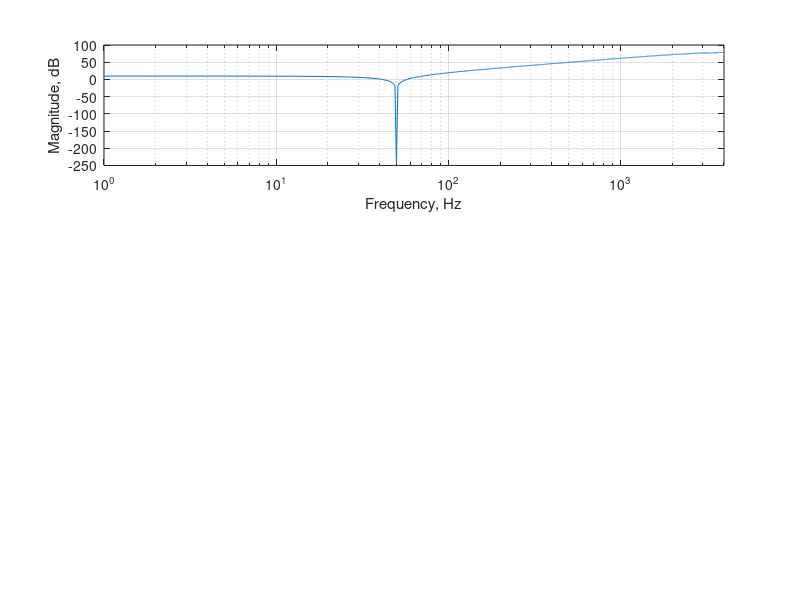

Reproduce this figure in MATLAB. (Note: this script raises an error after producing the figure.)
clear;
close all;
clc;

freq = 200;

offset = 200;

Fs = 8000;

f = [0, 500, 500, 4000] / 4000;
m = [1, 1, 0, 0];
N = 31;

B = fir2(N, f, m);
[h, w] = freqz(B, 1, 2048);
w = w / pi * 4000;

t = 0:1/8000:1;
x = 10 * sin(2*pi*freq*t) + offset + 50 * sin(2*pi*50*t);

[B2, A2] = butter(1, 20/4000, 'high');

sys1 = tf(B2, A2, 1/Fs);
sys2 = tf(B, 1, 1/Fs);
z = tf('z', 1/Fs);
sys3 = 2000*(1 - 2*cos(2*pi*50*1/Fs) * z^(-1) + z^(-2));
Bz = 2000 * [1, -2 * cos(2*pi*50*1/Fs), 1];
[h, w] = freqz(Bz, 1, 4000);
freq = w / pi * 4000;
figure;
subplot(3, 1, 1);
semilogx(freq, 20*log10(abs(h)));
grid on;
xlim([0, 4000]);
xlabel('Frequency, Hz');
ylabel('Magnitude, dB');
m = zeros(500, 1);
[~, zeroing_freq] = min(abs(h));
for i = 1:500
    if (i ~= zeroing_freq)
        m(i) = 1 / abs(h(i));
    else
        m(i) = 1;
    end
end
abs(h)
f = [w(1:500)'/pi, 500/4000, 1];
m = [m', 0, 0];

B2 = fir2(31, f, m);
[h, ~] = freqz(B2, 1, 4000);

wo = 50/(Fs/2);
bw = wo/10;
[b,a] = iirnotch(wo,bw);
sys_n = tf(b, a, 1/Fs);

sys_B2 = tf(B2, 1, 1/Fs);
%sys_k = sys1 * sys3 * sys_B2;
sys_k = sys1 * sys_n * sys2;

B_k = cell2mat(sys_k.Numerator);
A_k = cell2mat(sys_k.Denominator);
A_k = A_k(A_k ~= 0);
[h_k, ~] = freqz(B_k, A_k, 4000);

subplot(3, 1, 2);
semilogx(freq, 20*log10(abs(h)));
grid on;
xlim([0, 4000]);
xlabel('Frequency, Hz');
ylabel('Magnitude, dB');

subplot(3, 1, 3);
semilogx(freq, 20*log10(abs(h_k)));
grid on;
xlim([0, 4000]);
xlabel('Frequency, Hz');
ylabel('Magnitude, dB');
title('output filter combined');

%Bz = cell2mat(sys3.Numerator);
%Az = cell2mat(sys3.Denominator);
%sys = sys1 * sys3 * sys2;
%sys = sys1 * sys2;
sys = sys3;

Bn = cell2mat(sys.Numerator);
An = cell2mat(sys.Denominator);
%An = An((end-1):end);
An = An(An ~= 0);

[h, w] = freqz(Bn, An, 2048);
w = w / pi * 4000;

%f = 1 / 4000 * [0, 20, 20, 48, 48, 52, 52, 500, 500, 4000];
%m = [0, 0, 1, 1, 0, 0, 1, 1, 0, 0];
f = 1 / 4000 * [0, 48, 48, 52, 52, 4000];
m = [1, 1, 0, 0, 1, 1];
B3 = firls(1024, f, m);

[h, w] = freqz(B3, 1, 4000);
w = w / pi * 4000;

figure;
m(m == 0) = -60;
m(m == 1) = 0;
semilogx(f*4000, m, 'r');
hold on;
semilogx(freq, 20*log10(abs(h)), 'b');
grid on;
xlim([0, 4000]);
xlabel('Frequency, Hz');
ylabel('Magnitude, dB');
legend('ideal', 'fir');

y = filter(B, 1, x);
y2 = filter(B2, A2, x);
y3 = filter(B_k, 1, y2);
y4 = filter(Bn, An, x);

figure;
semilogx(w, 20*log10(abs(h)));
grid on;
xlim([0, 4000]);
xlabel('Frequency, Hz');
ylabel('Magnitude, dB');

figure;
plot(t, x, 'b');
grid on;
hold on;
plot(t, y, 'r');
plot(t, y3, 'g');
%plot(t, y4, 'k--');
xlim([t(1), t(end)]);
ylim([-200, 250]);